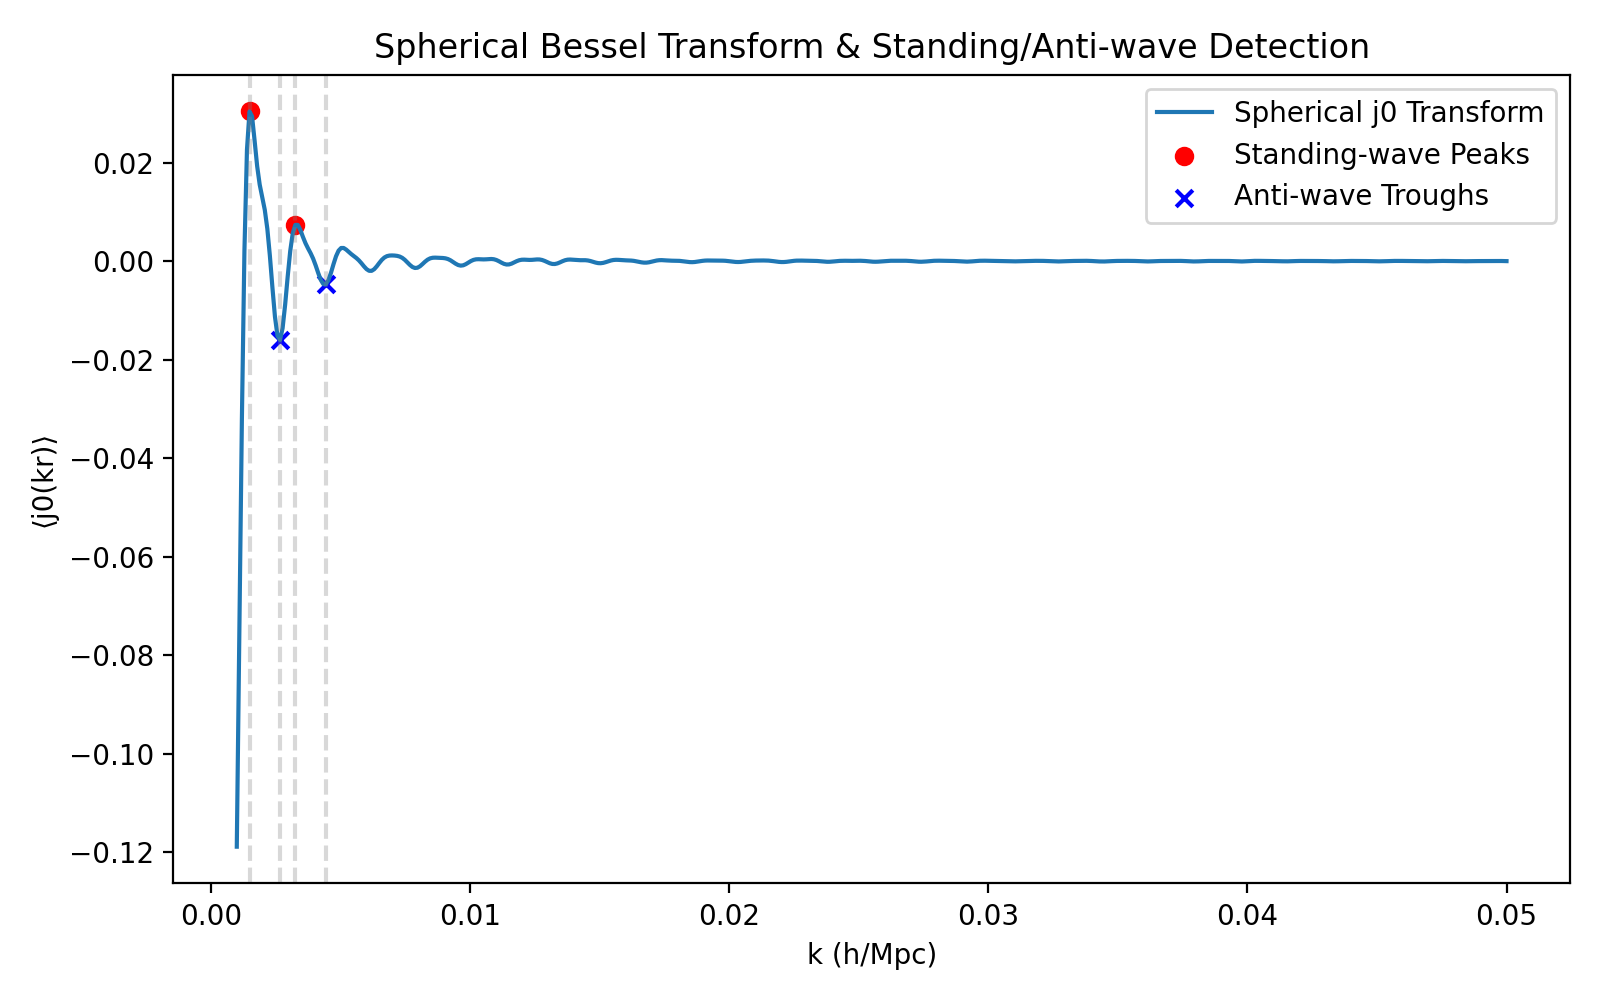

Generate this figure with Python:
#!/usr/bin/env python3
"""
Spherical Standing Wave Analysis for DESI ELG Data

Perform a spherical Bessel (j0) transform of the radial galaxy distribution
and identify resonance peaks in k-space, indicating 3D standing-wave modes from a central source.
"""
import numpy as np
import os
from astropy.io import fits
from astropy.table import Table
from scipy.signal import find_peaks
import matplotlib.pyplot as plt
# Headless backend
import matplotlib
matplotlib.use('Agg')

def load_distances():
    filepath = os.path.expanduser('~/telescope_data/desi_elg_clustering_sample.fits')
    with fits.open(filepath) as hdul:
        data = Table.read(hdul[1])
    mask = (data['Z'] > 0.01) & (data['Z'] < 3.0)
    # Comoving distances in Mpc
    dist = (299792.458/67.4) * np.array(data['Z'][mask])
    return dist

def spherical_bessel_transform(r, k_values):
    # j0(kr) = sin(kr)/(kr)
    # Use sinc: np.sinc(x/pi) = sin(x)/x
    A = []
    for k in k_values:
        kr = k * r
        # Avoid division by zero
        j0 = np.sinc(kr/np.pi)
        A_k = np.mean(j0)
        A.append(A_k)
    return np.array(A)

def main():
    print('Spherical Standing Wave Analysis')
    # Load data
    r = load_distances()
    print(f'Loaded {len(r):,} radial distances')
    # Define k range
    k_vals = np.linspace(0.001, 0.05, 500)
    # Compute transform
    A = spherical_bessel_transform(r, k_vals)
    # Find threshold multiplier to match hot/cold ratio similar to Planck (~0.682)
    stdA = np.std(A)
    target_ratio = 0.682  # Planck hot/cold galaxy density ratio
    # Search multipliers from 0.5 to 5.0 sigma
    multipliers = np.linspace(0.5, 5.0, 46)
    best_m = None
    best_diff = np.inf
    best_peaks = None
    best_troughs = None
    for m in multipliers:
        h = stdA * m
        # peaks = standing waves; troughs = anti-standing waves
        peaks_m, _ = find_peaks(A, height=h)
        troughs_m, _ = find_peaks(-A, height=h)
        if len(troughs_m) == 0:
            continue
        ratio = len(peaks_m) / len(troughs_m)
        diff = abs(ratio - target_ratio)
        if diff < best_diff:
            best_diff = diff
            best_m = m
            best_peaks = peaks_m
            best_troughs = troughs_m
    # Use best threshold
    peaks = best_peaks
    troughs = best_troughs
    achieved_ratio = len(peaks) / len(troughs) if troughs is not None else None
    print(f'Best threshold: {best_m:.2f}σ * std => peaks/troughs ratio ≈ {achieved_ratio:.3f}')
    print(f'Detected {len(peaks)} standing-wave peaks and {len(troughs)} anti-wave troughs at this threshold')
    # List k-values of peaks for context
    for k in k_vals[peaks]:
        print(f'  Peak at k={k:.5f} h/Mpc (λ={2*np.pi/k:.1f} Mpc)')
    # Optionally list trough k-values
    # for k in k_vals[troughs]:
    #     print(f'  Trough at k={k:.5f} h/Mpc (λ={2*np.pi/k:.1f} Mpc)')
    
    # Plot with both peaks and troughs
    # Plot
    plt.figure(figsize=(8,5))
    plt.plot(k_vals, A, label='Spherical j0 Transform')
    # Plot peaks (standing-wave)
    plt.scatter(k_vals[peaks], A[peaks], color='red', label='Standing-wave Peaks')
    # Plot troughs (anti-wave)
    plt.scatter(k_vals[troughs], A[troughs], color='blue', marker='x', label='Anti-wave Troughs')
    for k in np.concatenate((k_vals[peaks], k_vals[troughs])):
        plt.axvline(k, color='gray', linestyle='--', alpha=0.3)
    plt.xlabel('k (h/Mpc)')
    plt.ylabel('⟨j0(kr)⟩')
    plt.title('Spherical Bessel Transform & Standing/Anti-wave Detection')
    plt.legend()
    plt.tight_layout()
    out = 'spherical_standing_wave_analysis.png'
    plt.savefig(out, dpi=200)
    print(f'Saved plot: {out}')

if __name__ == '__main__':
    main() 